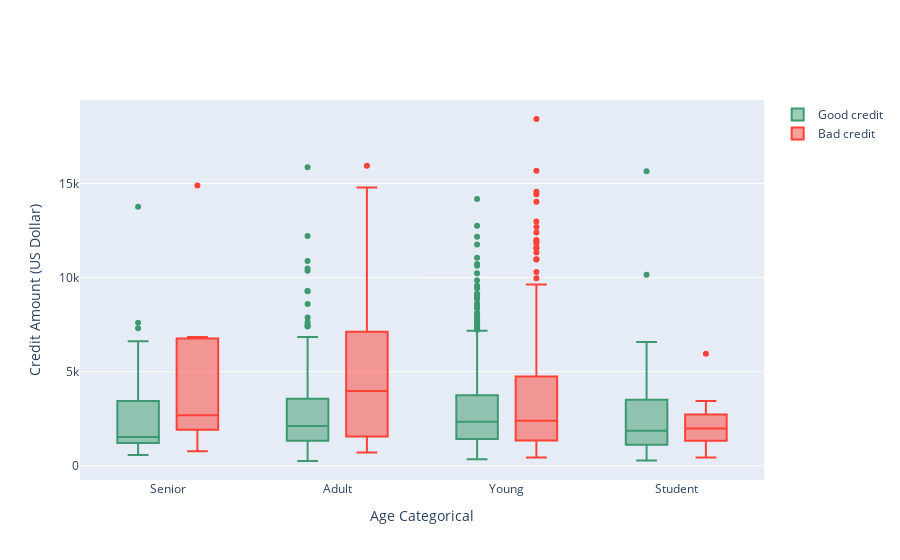

Here is the notebook cell this chart was saved with:
### Markdown cell above
#  Adults with higher credit amount have high risk of deafult

### Code cell
tr0 = go.Box(
    y=df_good["Credit amount"],
    x=df_good["Age_cat"],
    name='Good credit',
    marker=dict(
        color='#3D9970'
    )
)

tr1 = go.Box(
    y=df_bad['Credit amount'],
    x=df_bad['Age_cat'],
    name='Bad credit',
    marker=dict(
        color='#FF4136'
    )
)
    
data = [tr0, tr1]

layout = go.Layout(
    yaxis=dict(
        title='Credit Amount (US Dollar)',
        zeroline=False
    ),
    xaxis=dict(
        title='Age Categorical'
    ),
    boxmode='group'
)
fig = go.Figure(data=data, layout=layout)

py.iplot(fig, filename='box-age-cat')

### Figure 1 — Plotly figure (JSON) as saved in the notebook; plotly's stock layout.template omitted (floating-point values rounded to 4 significant figures; data arrays with more than 128 entries replaced by an {"elided": "..."} marker saying what was removed)
{"data": [{"marker": {"color": "#3D9970"}, "name": "Good credit", "type": "box", "x": {"elided": "700 str values"}, "y": {"elided": "700 int values"}}, {"marker": {"color": "#FF4136"}, "name": "Bad credit", "type": "box", "x": {"elided": "300 str values"}, "y": {"elided": "300 int values"}}], "layout": {"boxmode": "group", "xaxis": {"title": {"text": "Age Categorical"}}, "yaxis": {"title": {"text": "Credit Amount (US Dollar)"}, "zeroline": false}}}
